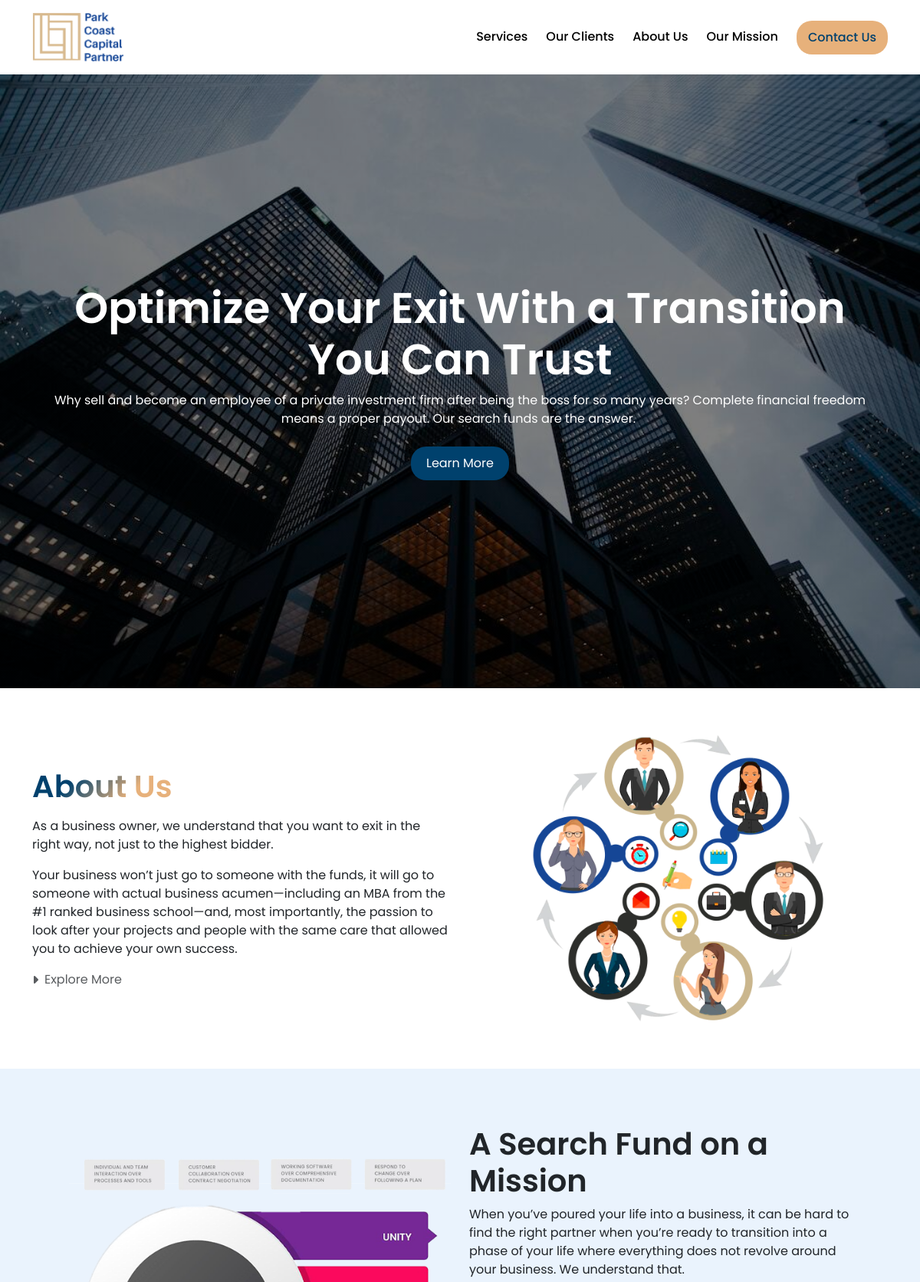
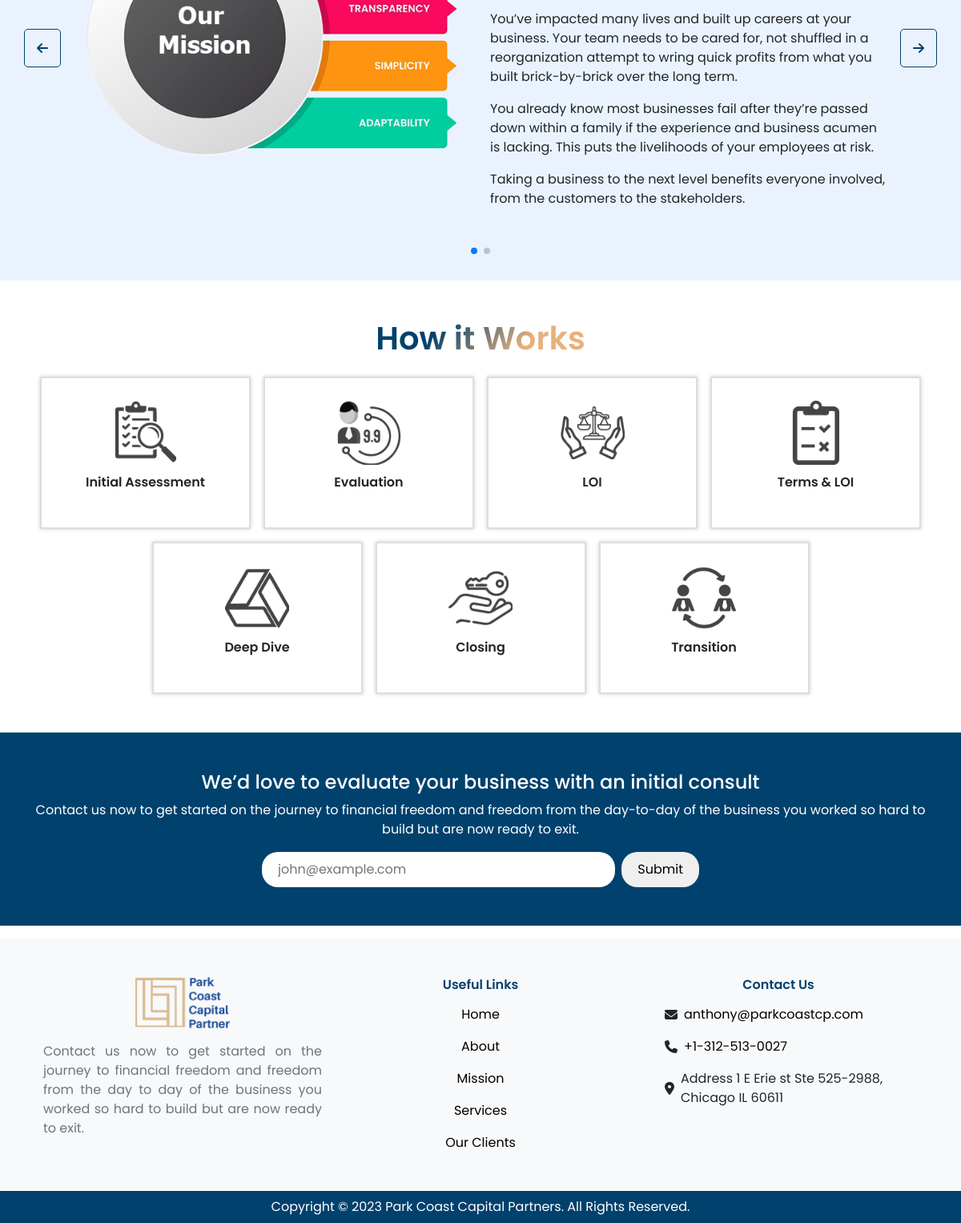
The page / on the database its author committed (2 pictures, top to bottom).
### home/models/homepagecontent_model.py (models this page shows)
class HomePageContent(models.Model):
    logo = models.ImageField(upload_to="home/logo")
    newsletter_title = models.CharField(max_length=100)
    newsletter_description= models.CharField(max_length=255)
    class Meta:
        verbose_name_plural = "Home Page "

### home/models/homepageslider_model.py (models this page shows, shortened)
class HomePageSlider(models.Model):
    home = models.ForeignKey('home.HomePageContent',on_delete=models.CASCADE, null=True, blank=True)
    slider_image =models.ImageField(upload_to="slider/image")
    title = models.CharField(max_length=100)
    description = RichTextField()
    class Meta:
        verbose_name_plural = "Home Page Slider"

### home/models/homepagehistory_model.py (models this page shows, shortened)
class HomePageHistory(models.Model):
    home = models.ForeignKey('home.HomePageContent',on_delete=models.CASCADE, null=True, blank=True)
    title = models.CharField(max_length=100)
    description = RichTextField()
    image = models.ImageField(upload_to="history/image")
    class Meta:
        verbose_name_plural = 'About'

### home/models/homevaluesandmission_model.py (models this page shows, shortened)
class HomePageValueAndMissions(models.Model):
    home = models.ForeignKey('home.HomePageContent',on_delete=models.CASCADE,null=True, blank=True)
    image = models.ImageField(upload_to="home/valueandmission")
    title = models.CharField(max_length=100)
    description = RichTextField()
    class Meta:
        verbose_name_plural = 'Missions and Ideal Clients'

### ourclient/models.py (models this page shows, shortened)
class ClientPageBanner(models.Model):
    banner_image = models.ImageField(upload_to='client_banner/images')
    title = models.CharField(max_length=100)
    how_it_work_title = models.CharField(max_length=255)
    class Meta:
        verbose_name_plural = "Our Client"

class ClientsHowItWorks(models.Model):
    icon = models.ImageField(upload_to="home/customer_love")
    text = models.CharField(max_length=250)
    client = models.ForeignKey(ClientPageBanner,on_delete=models.CASCADE,null=True, blank=True)
    class Meta:
        verbose_name_plural = 'How It Works'

### home/models/homefooter_model.py (models this page shows, shortened)
class Footer(models.Model):
    footer_logo = models.ImageField(upload_to="home/logo")
    footer_description = models.CharField(max_length=2000 )
    office_address  = models.CharField(max_length=2000 )
    phone_no        = models.CharField(max_length=1000)
    email           = models.EmailField()
    home = models.ForeignKey('home.HomePageContent',on_delete=models.CASCADE, null=True, blank=True)
    class Meta:
        verbose_name_plural = 'Footer'

### home/views/home_view.py (the view, shortened to what this page needs)
# urls.py: path('', Home.as_view(), name='home' ),
class Home(View):
    def get(self,request):
        print('get')
        home_page_content = HomePageContent.objects.all().last()
        home_page_values_and_mission = HomePageValueAndMissions.objects.all()
        home_page_slider = HomePageSlider.objects.all()
        home_page_services = ServicesParagraph.objects.all()
        home_page_history = HomePageHistory.objects.all().last()
        client_how_it_work = ClientsHowItWorks.objects.all()
        client_banner = ClientPageBanner.objects.last()
        home_page_footer = Footer.objects.all().last()
        form = NewsletterForm()
        context = {}
        context['home_page_content'] = home_page_content
        context['home_page_values_and_mission']  = home_page_values_and_mission
        context['home_page_slider'] = home_page_slider
        context['home_page_services']  = home_page_services
        context['home_page_history'] = home_page_history
        context['home_page_footer'] = home_page_footer
        context['client_how_it_work'] = client_how_it_work
        context['client_banner'] = client_banner
        context['form'] = form
        return render(request , 'index.html' , context)

### home/templates/index.html (shortened to what this page needs)
{% extends 'base.html' %}
{% load static %}
{% block css %}
<link rel="stylesheet" href="{% static 'css/pages/home/main.css' %}" />
{% endblock css%}
{% block content %}
<div id="hero_container" class="container-fluid px-0">
  <div class="heroSwiperSlider overlay-bg">
    <div class="swiper-wrapper">
      {% for slider in home_page_slider %}
      {% if slider.slider_image %}
      <div class="swiper-slide" style="background-image: url({{slider.slider_image.url}});">
        {% endif %}
        <div class="overlay-bg d-flex align-items-center justify-content-center py-5 py-sm-3 py-md-3 py-lg-0">
          <div class="slider-content container">
            <div class="col-12 d-flex flex-column align-items-center">
              <h1 class="text-white text-center">{{slider.title}}</h1>
              <div class="text-white mb-2 text-center">{{slider.description|safe}}</div>
              <a href="{% url 'our-client' %}">
                <button class="hero-section-btn">Learn More</button>
              </a>
            </div>
          </div>
        </div>
      </div>
      {% endfor %}
    </div>
  </div>
</div>
<div class="container py-5" id="history-container">
  <div class="row align-items-center">
    <div class="col-12 col-md">
      <h2 class="mb-2"><span class="text-gradient"> {{home_page_history.title}}</span></h2>
      <p class="text-muted">
        {{home_page_history.description|safe}}
      </p>
      <a href="{% url 'about' %}" class="text-muted d-flex align-items-center gap-2 text-decoration-none"><i
          class="fa-solid fa-caret-right"></i>Explore
        More</a>
    </div>
    <div class="col-12 col-md d-flex justify-content-center">
      <div class="about-img d-flex align-items-center justify-content-center">
        {% if home_page_history.image %}
        <img class="img-fluid" src="{{home_page_history.image.url}}" alt="history_infographics" />
        {% endif %}
      </div>
    </div>
  </div>
</div>
<div class="container-fluid py-5 py-lg-3" id="mission-values-container">
  <div class="container swiperMissionValuesContainer position-relative overflow-hidden pb-5 py-lg-5 px-0">
    <div class="swiper-wrapper">
      {% for mission_content in home_page_values_and_mission %}
      <div class="swiper-slide mission-swiper-slide">
        <div class="row">
          <div class="col-12 col-lg order-2 order-lg-1">
            <div class="mission-val-img d-flex align-items-center justify-content-center">
              {% if mission_content.image %}
              <img src="{{mission_content.image.url}}" alt="slide-img" />
              {% endif %}
            </div>
          </div>
          <div class="col-12 col-lg order-1 order-lg-2 d-flex flex-column justify-content-center">
            <h2>{{mission_content.title}}</h2>
            <div class="mission-description">
              {{mission_content.description|safe}}
            </div>
          </div>
        </div>
      </div>
      {% endfor %}
    </div>
    <div class="mission-button-prev">
      <i class="fa-solid fa-arrow-left"></i>
    </div>
    <div class="mission-button-next">
      <i class="fa-solid fa-arrow-right"></i>
    </div>
    <div class="swiper-pagination missionSwiper"></div>
  </div>
</div>
<div class="container my-5" id="how-it-works-container">
  <h2 class="text-center mb-4">
    <span class="text-gradient">{{client_banner.how_it_work_title}}</span>
  </h2>
  <div class="row justify-content-center mx-0 row-gap-2 row-gap-sm-3">
    {% for content in client_how_it_work %}
    <div class="col-card col-6 col-sm-4 col-lg-3 px-1 px-md-2">
      <div class="box-card">
        {% if content.icon %}
        <img class="img-box" src="{{content.icon.url}}" alt="">
        {% endif %}
        <p class="text-center fw-600">{{content.text}}</p>
      </div>
    </div>
    {% endfor %}
  </div>
</div>
<div class="container-fluid px-0 px-sm-2 px-md-3 py-3 py-sm-4 py-md-5 px-0" id="newsletter-container">
  <div class="container p-0" id="newsletter-wrapper">
    <div class="row justify-content-center mx-auto">
      <div class="col-12 mb-3 text-center">
        <h4 class="text-white">{{ home_page_content.newsletter_title }}</h4>
        <div class=" newsletter-description text-white mb-0 mx-auto">
          {{ home_page_content.newsletter_description }}
        </div>
      </div>
      <div class="col-12 col-md-8 col-lg-6 form-input-box">
        <form class="d-flex align-items-center flex-md-nowrap gap-2" method="post" id="newsletter-form">
          {{form.email}}
          <button type="submit" id="newsletter-submit-btn">Submit</button>
        </form>
      </div>
    </div>
  </div>
</div>
{% endblock content %}

### templates/base.html (shortened to what this page needs)
<!DOCTYPE html>
{% load static %}
<html lang="en">
<head>
  <link href="https://cdn.jsdelivr.net/npm/bootstrap@5.3.0-alpha1/dist/css/bootstrap.min.css" rel="stylesheet"
 />
  <link rel="stylesheet" href="https://cdn.jsdelivr.net/npm/swiper@8/swiper-bundle.min.css" />
  <link rel="stylesheet" href="{% static 'css/common/globals.css' %}" />
  {% block css %}
  {% endblock css %}
</head>
<body>
  <div id="navbar">
    <div class="container d-flex align-items-center justify-content-between">
      <div class="nav-logo">
        <a href="{% url 'home' %}" class="text-decoration-none text-black">
          {% if home_page_content.logo %}
          <img class="w-100" src="{{home_page_content.logo.url}}" alt="logo" />
          {% endif %}
        </a>
      </div>
      <div class="nav-list-items d-none d-md-flex align-items-center justify-content-between gap-4">
        <h6 class="nav-list-item mb-0"><a href="{% url 'service' %}">Services</a></h6>
        <h6 class="nav-list-item mb-0"><a href="{% url 'our-client' %}">Our Clients</a></h6>
        <h6 class="nav-list-item mb-0"><a href="{% url 'about' %}">About Us</a></h6>
        <h6 class="nav-list-item mb-0"><a href="{% url 'mission' %}">Our Mission</a></h6>
        <a href="{% url 'contact' %}">
          <button class="contact-btn">
            Contact Us
          </button>
        </a>
      </div>
    </div>
  </div>
  {% block content %} {% endblock content %}
  <footer class="container-fluid bg-light py-5 mt-3" id="footer-container">
    <div class="container row mx-auto">
      <div class="col-12 col-lg mb-3 mb-lg-0 text-center">
        {% if home_page_footer.footer_logo %}
        <img class="logo-img img-fluid mb-3" src="{{ home_page_footer.footer_logo.url }}" alt="logo" />
        {% endif %}
        <p class="footer-company-info text-secondary mb-0" id="footer-text-info">
          {{ home_page_footer.footer_description }}
        </p>
      </div>
      <div class="col-12 col-sm-6 col-md d-flex flex-column align-items-center">
        <h6 class="title">Useful Links</h6>
        <div class="list-items pt-2 w-100 d-flex flex-column align-items-center">
          <p class="link">
            <a href="{% url 'home' %}" class="reset-link">Home</a>
          </p>
          <p class="link">
            <a href="{% url 'about' %}" class="reset-link">About</a>
          </p>
          <p class="link">
            <a href="{% url 'mission' %}" class="reset-link">Mission</a>
          </p>
          <p class="link">
            <a href="{% url 'service' %}" class="reset-link">Services</a>
          </p>
          <p class="link">
            <a href="{% url 'our-client' %}" class="reset-link">Our Clients</a>
          </p>
        </div>
      </div>
      <div class="col-12 col-sm-6 col-md d-flex flex-column align-items-center mt-5 mt-sm-0">
        <h6 class="title">Contact Us</h6>
        <ul class="list-items d-flex flex-column align-items-start pt-2">
          <li class="list-item-icon d-flex align-items-center gap-2">
            <i class="fa-solid fa-envelope"></i>
            <a class="reset-link" href="mailto: {{ home_page_footer.email }}">{{ home_page_footer.email }}</a>
          </li>
          <li class="list-item-icon d-flex align-items-center gap-2">
            <i class="fa-solid fa-phone"></i>
            <a class="reset-link" href="tel:{{ home_page_footer.phone_no }}">{{ home_page_footer.phone_no }}</a>
          </li>
          <li class="list-item-icon d-flex align-items-center gap-2">
            <i class="fa-solid fa-location-dot"></i>
            <p class="mb-0">{{ home_page_footer.office_address }}</p>
          </li>
        </ul>
      </div>
    </div>
  </footer>
  <footer class="bottom-footer p-2 text-center">
    <p class="mb-0 text-white">Copyright © 2023 Park Coast Capital Partners. All Rights Reserved.</p>
  </footer>
</body>
</html>

### rows shown on the page
HomePageContent: logo (picture), newsletter_title "We’d love to evaluate your business with an initial consult", newsletter_description "Contact us now to get started on the journey to financial freedom and freedom from the day-to-day of the business you worked so hard to build but are now ready to exit."
HomePageSlider: slider_image (picture), title "Optimize Your Exit With a Transition You Can Trust", description "Why sell and become an employee of a private investment firm after being the boss for so many years? Complete financial freedom means a proper payout. Our search funds are the answer."
HomePageHistory: title "About Us", description "As a business owner, we understand that you want to exit in the right way, not just to the highest bidder. Your business won’t just go to someone with the funds, it will go to someone with actual business acumen—including an MBA from the #1 ranked business school—and, most importantly, the passion to look after your projects and people with the same care that allowed you to achieve your own success.", image (picture)
HomePageValueAndMissions: image (picture), title "A Search Fund on a Mission", description "When you’ve poured your life into a business, it can be hard to find the right partner when you’re ready to transition into a phase of your life where everything does not revolve around your business. We understand that. You’ve impacted many lives and built up careers at your business. Your team needs to be cared for, not shuffled in a reorganization attempt to wring quick profits from what you built brick-by-brick over the long term. You already know most businesses fail after they’re passed down within a family if the experience and business acumen is lacking. This puts the livelihoods of your employees at risk. Taking a business to the next level benefits everyone involved, from the…"
ClientPageBanner: how_it_work_title "How it Works"
ClientsHowItWorks: icon (picture), text "Initial Assessment"
ClientsHowItWorks: icon (picture), text "Evaluation"
ClientsHowItWorks: icon (picture), text "LOI"
ClientsHowItWorks: icon (picture), text "Terms & LOI"
ClientsHowItWorks: icon (picture), text "Deep Dive"
ClientsHowItWorks: icon (picture), text "Closing"
ClientsHowItWorks: icon (picture), text "Transition"
Footer: footer_logo (picture), footer_description "Contact us now to get started on the journey to financial freedom and freedom from the day to day of the business you worked so hard to build but are now ready to exit.", email "anthony@parkcoastcp.com", phone_no "+1-312-513-0027", office_address "Address 1 E Erie st Ste 525-2988, Chicago IL 60611"
